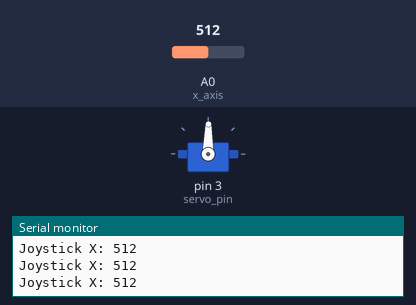
A sketch run on a simulated Arduino Uno, built with avr-gcc and run on an emulated ATmega328P. Parts: servo, the last lines printed to the serial monitor. The test bench sets the inputs (shaded band); at power-on: A0 (x_axis) = 512.

Above: at 1.2 s.
1.3 s: A0 (x_axis) set to 990
At 1.8 s:
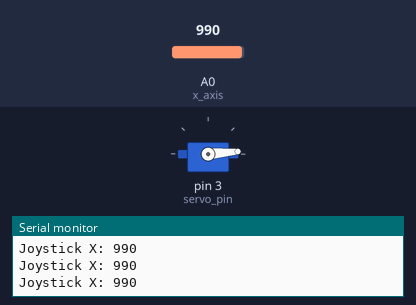
2.8 s: A0 (x_axis) set to 1018
At 3.1 s:
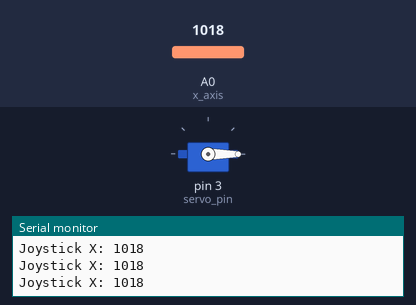
4.3 s: A0 (x_axis) set to 900
At 5.4 s:
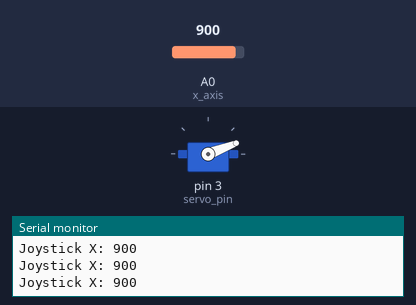
5.8 s: A0 (x_axis) set to 716
At 6.6 s:
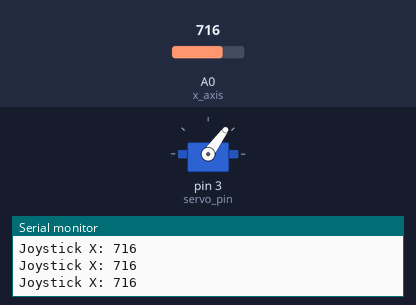
7.3 s: A0 (x_axis) set to 306
At 7.8 s:
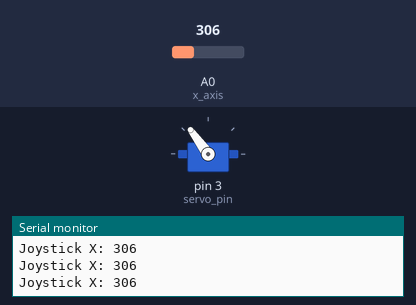
8.8 s: A0 (x_axis) set to 11
At 10.0 s:
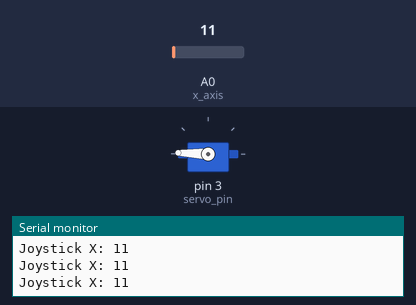
10.3 s: A0 (x_axis) set to 8
Timing chart, 0 to 12.8 s (numbered marks = the images above; inputs shaded):
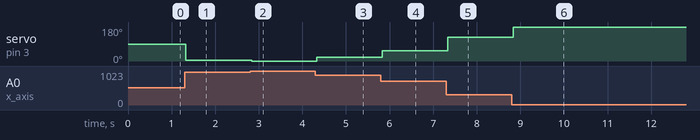

Measured:
- after the input at 1.3 s, servo on pin 3 (servo_pin): 89° → 5° at once
- after the input at 2.8 s, servo on pin 3 (servo_pin): 5° → 0° at once
- after the input at 4.3 s, servo on pin 3 (servo_pin): 0° → 21° at once
- after the input at 5.8 s, servo on pin 3 (servo_pin): 21° → 54° at once
- after the input at 7.3 s, servo on pin 3 (servo_pin): 54° → 126° at once
- after the input at 8.8 s, servo on pin 3 (servo_pin): 126° → 178° at once

The sketch:

Joystick_controlled_Servo.ino
```cpp
#include <Servo.h>
#include <MedianFilter.h>

const int x_axis = A0, y_axis = A1, button = 2, servo_pin = 3;
int x_position = 0;
int offset = 0;
Servo servo;
MedianFilter filter(3, 0);

void setup() {
  pinMode(x_axis, INPUT);
  pinMode(y_axis, INPUT);
  pinMode(button, INPUT_PULLUP);
  servo.attach(servo_pin);

  Serial.begin(9600);
}

void loop() {
  x_position = analogRead(x_axis) + offset;
  x_position = filter.in(x_position);
  Serial.print("Joystick X: ");
  Serial.println(x_position);
  servo.write(map(x_position, 1023, 0, 0, 180));

  delay(10);
}
```
